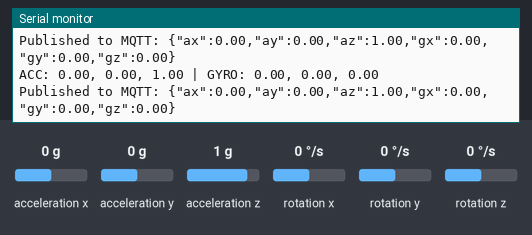
A sketch run on a simulated ESP32. On the bench: the last lines printed to the serial monitor. The inputs (shaded band) are chosen by the test bench; at power-on: rotation x 0 °/s, acceleration x 0 g, acceleration y 0 g, acceleration z 1 g, rotation y 0 °/s, rotation z 0 °/s. WiFi joins after 1.5 s; servers stay silent unless stated; no MQTT or app messages arrive unless stated.

Above: at 5.7 s.
5.8 s: rotation x set to -192 °/s
At 5.84 s:
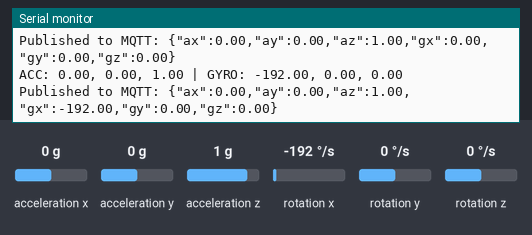
8.8 s: rotation x set to 0 °/s
At 8.81 s:
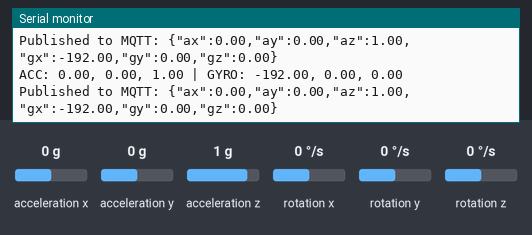
11.8 s: acceleration x set to -1.4 g
At 11.86 s:
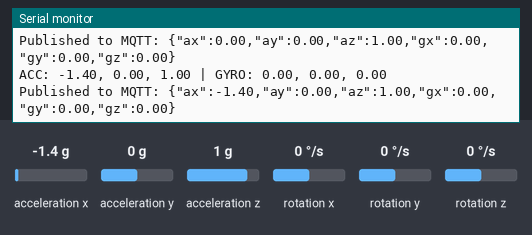
13.3 s: acceleration x set to 0 g
At 13.31 s:
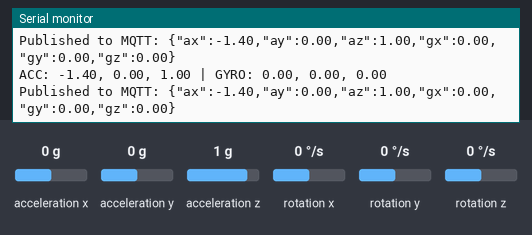
16.3 s: acceleration y set to -1.4 g
At 16.36 s:
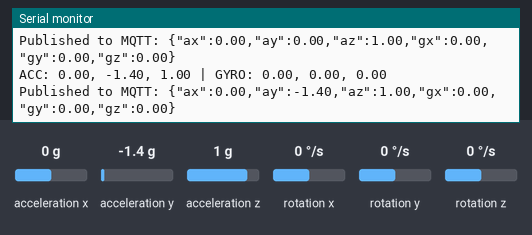

Measured:
- after the input at 5.8 s, the serial monitor: prints a new line at once (image 1)
- after the input at 11.8 s, the serial monitor: prints a new line after 0.05 s (image 3)
- after the input at 16.3 s, the serial monitor: prints a new line after 0.05 s (image 5)

The sketch:

data_collecting.ino
```cpp
#include <WiFi.h>
#include <PubSubClient.h>
#include <Wire.h>
#include <MPU6050_tockn.h>


// ===========================
const char* ssid = "Enter your Wifi name";
const char* password = "Enter your Password";


const char* mqtt_server = "Enter your mqtt broker server";

WiFiClient espClient;
PubSubClient client(espClient);
MPU6050 mpu6050(Wire);

// ===========================
void setup_wifi() {
  delay(10);
  Serial.println();
  Serial.print("Connecting to ");
  Serial.println(ssid);

  WiFi.begin(ssid, password);
  while (WiFi.status() != WL_CONNECTED) {
    delay(500);
    Serial.print(".");
  }

  Serial.println("\n✅ WiFi connected");
  Serial.print("IP address: ");
  Serial.println(WiFi.localIP());
}


// ===========================
void reconnect() {
  while (!client.connected()) {
    Serial.print("Attempting MQTT connection...");
    if (client.connect("ESP32Client")) {
      Serial.println("✅ connected to MQTT broker");
    } else {
      Serial.print("❌ failed, rc=");
      Serial.print(client.state());
      Serial.println(" — retry in 5s");
      delay(5000);
    }
  }
}

// ===========================
void setup() {
  Serial.begin(115200);
  Wire.begin();

  // Khởi động cảm biến MPU6050
  mpu6050.begin();
  mpu6050.calcGyroOffsets(true);

  // Kết nối WiFi
  setup_wifi();

  // Cấu hình MQTT broker
  client.setServer(mqtt_server, 1883);
}

// ===========================
void loop() {
  if (!client.connected()) {
    reconnect();
  }
  client.loop();

  // Cập nhật dữ liệu cảm biến
  mpu6050.update();

  // Lấy dữ liệu cảm biến
  float ax = mpu6050.getAccX();
  float ay = mpu6050.getAccY();
  float az = mpu6050.getAccZ();
  float gx = mpu6050.getGyroX();
  float gy = mpu6050.getGyroY();
  float gz = mpu6050.getGyroZ();

  // In ra Serial để kiểm tra
  Serial.print("ACC: ");
  Serial.print(ax); Serial.print(", ");
  Serial.print(ay); Serial.print(", ");
  Serial.print(az);
  Serial.print(" | GYRO: ");
  Serial.print(gx); Serial.print(", ");
  Serial.print(gy); Serial.print(", ");
  Serial.println(gz);

  // Tạo JSON payload
  char payload[150];
  snprintf(payload, sizeof(payload),
           "{\"ax\":%.2f,\"ay\":%.2f,\"az\":%.2f,"
           "\"gx\":%.2f,\"gy\":%.2f,\"gz\":%.2f}",
           ax, ay, az, gx, gy, gz);

  // Gửi dữ liệu lên MQTT
  client.publish("mpu6050/data", payload);

  Serial.print("Published to MQTT: ");
  Serial.println(payload);

  delay(50); // ~20Hz (50ms)
}
```
